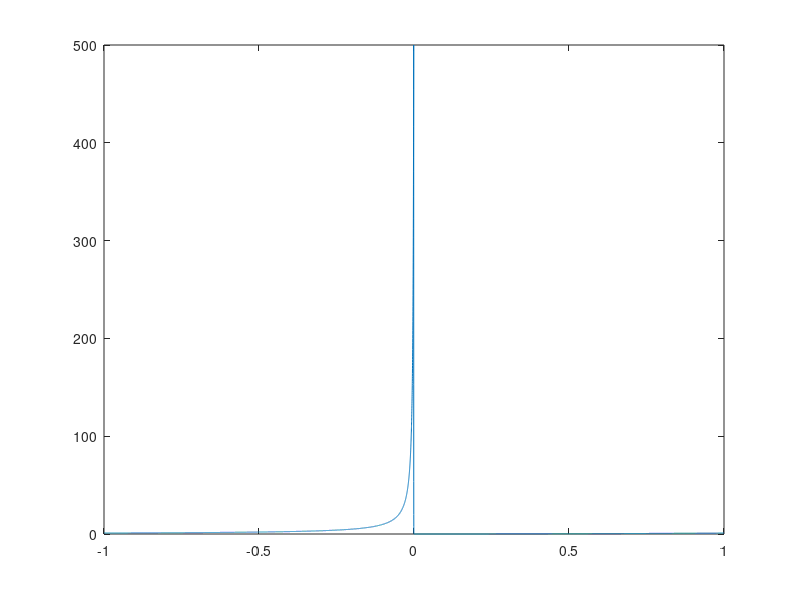

Write the MATLAB code that produced this figure.
% demo for smoothing

eta = 0.001;

f1 = @(x) -1./(x-eta);
f2 = @(x) (x+eta).^2;

t = @(x) (x - (-eta))/(2*eta);

xv = -1:.0001:1;
f = nan(size(xv));

for i = 1:length(xv)
  x = xv(i);
  if x < -eta
      f(i) = f1(x);
  elseif (x >= -eta) && (x < eta)
      f(i) = f1(x)^(1-t(x))*f2(x)^t(x);
  else
      f(i) = f2(x);
  end
end

plot(xv,f)